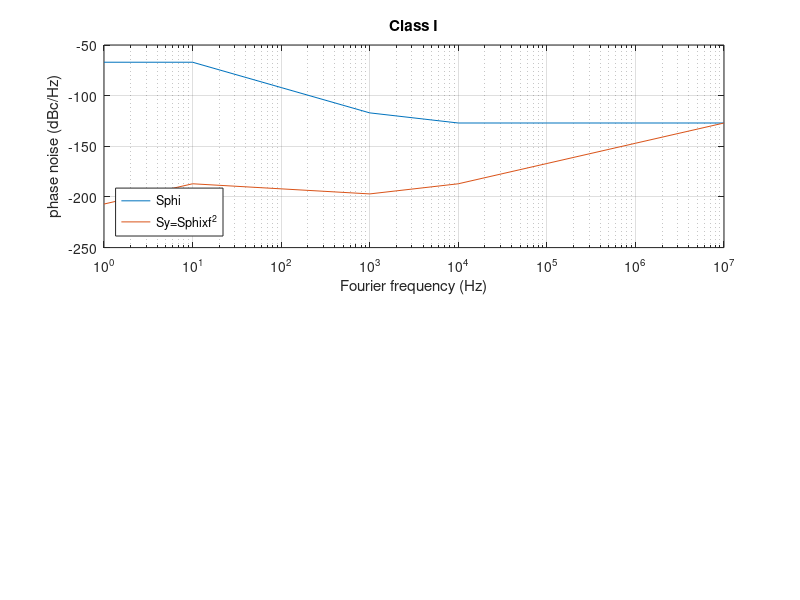
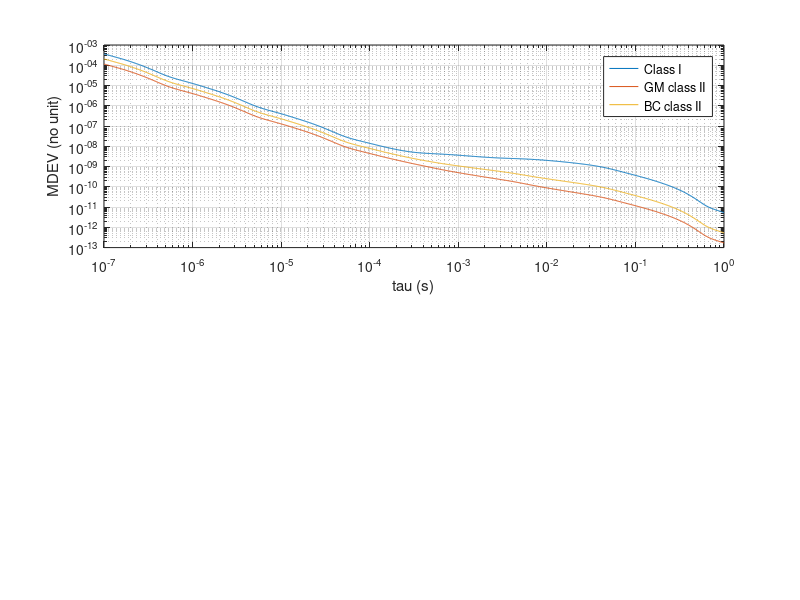
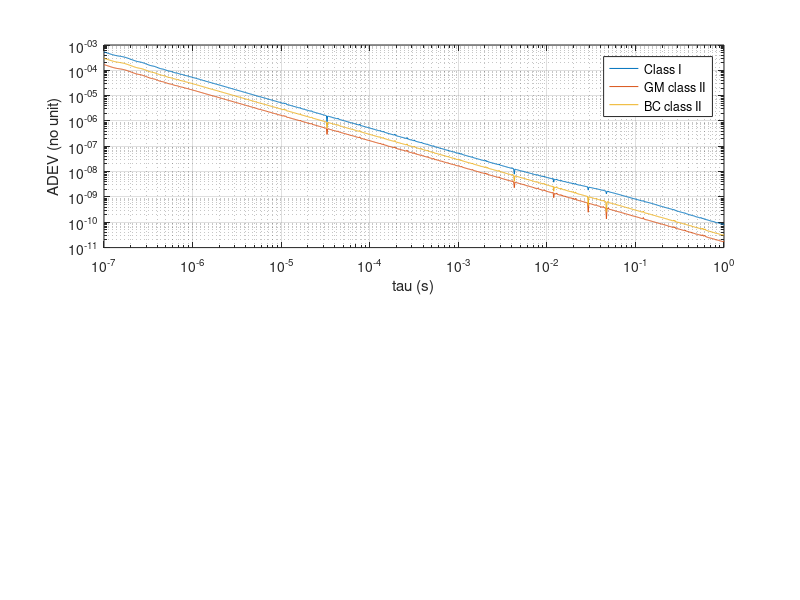

Write MATLAB code to recreate these figures, in order.
close all
clear all

fc=1e7; % carrier frequency
N=100;  % interpolation factor
% phase noise spectral SdBc @ fF
fF=  [1    10  100 1000 10000 1e5 1e6 1e7] % extend 100 kHz measurement floor to 10 MHz

% sanity check: 1/f, constant and f
SdBc(:,1)=[-70  -90  -90  -100 -110 -120 -130 -140]; % Sphi=1/f   => Sy~f   => AVAR~1/tau^2 MVAR~1/tau^2
SdBc(:,2)=[-100 -100 -100 -100 -100 -100 -100 -100]; % Sphi=cst   => Sy~f^2 => AVAR~1/tau^2 MVAR~1/tau^3
SdBc(:,3)=[-90  -110  -130 -150 -170 -190 -210 -230] % Sphi~1/f^2 => Sy~cst => AVAR~1/tau   MVAR~1/tau

%if (1==0)  % uncomment for sanity check
% WR specifications
SdBc(:,1)=[-70  -70  -95  -120 -130 -130 -130 -130]; % BC/GM class I
SdBc(:,2)=[-100 -100 -115 -130 -140 -140 -140 -140]; % GM class II (LJ)
SdBc(:,3)=[-90  -90  -107 -125 -135 -135 -135 -135]  % BC class II
%end

SdBrad=SdBc+3;      % dBc/Hz -> dBrad^2/Hz
%%%%%%%% interpolate, convert SdBc to SdBrad to Sy (linear) & integrate to AVAR
for count=1:3
  Sy=(10.^(SdBrad(:,count)/10))'.*(fF.^2)/(fc^2);
  Syint=[];
  fFint=[];
  for k=1:length(SdBc(:,count))-1
     Syint=[Syint Sy(k)+(Sy(k+1)-Sy(k))/(fF(k+1)-fF(k))*(linspace((fF(k)),(fF(k+1)),N)-fF(k))];
     % fFint=[fFint logspace(log10(fF(k)),log10(fF(k+1)),N)];
     fFint=[fFint linspace((fF(k)),(fF(k+1)),N)];
  end

  if (count==1)
    figure(1)
    subplot(211)
    semilogx(fF,(SdBrad(:,count)))
    hold on
    semilogx(fF,10*log10(Sy))
    xlabel('Fourier frequency (Hz)')
    ylabel('phase noise (dBc/Hz)');legend('Sphi','Sy=Sphixf^2','location','southwest')
    grid on
    title('Class I')
  end
  m=1;
  taurange=logspace(log10(1/fF(end)),log10(1/fF(1)),1024);
  for tau=taurange
% see https://rubiola.org/pdf-lectures/Scientific%20Instruments%20L06-10,%20Oscillators.pdf
% slide 49
    avar(m)=2*sum(Syint(1:end-1).*(fFint(2:end)-fFint(1:end-1)).*sin(pi*tau*fFint(1:end-1)).^4./(pi*tau*fFint(1:end-1)).^2);
% slide 51
    mvar(m)=2*sum(Syint(1:end-1).*(fFint(2:end)-fFint(1:end-1)).*sin(pi*tau*fFint(1:end-1)).^6./(pi*tau*fFint(1:end-1)).^4);
    m=m+1;
  end
  figure(99)
  subplot(211)
  % plot resulting adev=sqrt(avar)
  adev=sqrt(avar);
  loglog(taurange,adev)
  polyfit(log(taurange),log(adev),1)(1)
  xlabel('tau (s)');ylabel('ADEV (no unit)')
  grid on
  hold on
  
  figure(98)
  subplot(211)
  % plot resulting mdev=sqrt(mvar)
  mdev=sqrt(mvar);
  loglog(taurange,mdev)
  polyfit(log(taurange),log(mdev),1)(1)
  xlabel('tau (s)');ylabel('MDEV (no unit)')
  grid on
  hold on
end
legend('Class I','GM class II','BC class II')
figure(99)
legend('Class I','GM class II','BC class II')

% ADEV(1/f) = -0.9433
% MDEV(1/f) = -1.0258
% ADEV(cst) = -1.0006
% MDEV(cst) = -1.5117
% ADEV(f) = -0.5148
% MDEV(f) = -0.5383

